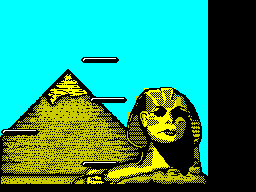

This game map was drawn from its Tiled (.tmx) file and the tilesets committed beside it. A one-line description and the full map source follow:
An orthogonal 32x24 tile map with 8x8 px tiles, 1 tile layer (platforms), 1 image layer and 1 object (player).

<map version="1.10" tiledversion="1.10.2" orientation="orthogonal" renderorder="right-down" width="32" height="24" tilewidth="8" tileheight="8" infinite="0" nextlayerid="4" nextobjectid="2">
 <tileset firstgid="1" source="../tilesets/platforms.tsx" />
 <imagelayer id="2" name="back">
  <image source="../../bomb_back.bmp" width="256" height="192" />
 </imagelayer>
 <layer id="1" name="platforms" width="32" height="24">
  <data encoding="csv">
0,0,0,0,0,0,0,0,0,0,0,0,0,0,0,0,0,0,0,0,0,0,0,0,0,0,0,0,0,0,0,0,
0,0,0,0,0,0,0,0,0,0,0,0,0,0,0,0,0,0,0,0,0,0,0,0,0,0,0,0,0,0,0,0,
0,0,0,0,0,0,0,0,0,0,0,0,0,0,0,0,0,0,0,0,0,0,0,0,0,0,0,0,0,0,0,0,
0,0,0,0,0,0,0,0,0,0,0,0,0,0,0,0,0,0,0,0,0,0,0,0,0,0,0,0,0,0,0,0,
0,0,0,0,0,0,0,0,0,0,0,0,0,0,0,0,0,0,0,0,0,0,0,0,0,0,0,0,0,0,0,0,
0,0,0,0,0,0,0,0,0,0,0,0,0,0,0,0,0,0,0,0,0,0,0,0,0,0,0,0,0,0,0,0,
0,0,0,0,0,0,0,0,0,0,0,0,0,0,0,0,0,0,0,0,0,0,0,0,0,0,0,0,0,0,0,0,
0,0,0,0,0,0,0,0,0,0,1,2,3,4,5,0,0,0,0,0,0,0,0,0,0,0,0,0,0,0,0,0,
0,0,0,0,0,0,0,0,0,0,0,0,0,0,0,0,0,0,0,0,0,0,0,0,0,0,0,0,0,0,0,0,
0,0,0,0,0,0,0,0,0,0,0,0,0,0,0,0,0,0,0,0,0,0,0,0,0,0,0,0,0,0,0,0,
0,0,0,0,0,0,0,0,0,0,0,0,0,0,0,0,0,0,0,0,0,0,0,0,0,0,0,0,0,0,0,0,
0,0,0,0,0,0,0,0,0,0,0,0,0,0,0,0,0,0,0,0,0,0,0,0,0,0,0,0,0,0,0,0,
0,0,0,0,0,0,0,0,0,0,0,1,2,3,4,5,0,0,0,0,0,0,0,0,0,0,0,0,0,0,0,0,
0,0,0,0,0,0,0,0,0,0,0,0,0,0,0,0,0,0,0,0,0,0,0,0,0,0,0,0,0,0,0,0,
0,0,0,0,0,0,0,0,0,0,0,0,0,0,0,0,0,0,0,0,0,0,0,0,0,0,0,0,0,0,0,0,
0,0,0,0,0,0,0,0,0,0,0,0,0,0,0,0,0,0,0,0,0,0,0,0,0,0,0,0,0,0,0,0,
1,2,3,4,5,0,0,0,0,0,0,0,0,0,0,0,0,0,0,0,0,0,0,0,0,0,0,0,0,0,0,0,
0,0,0,0,0,0,0,0,0,0,0,0,0,0,0,0,0,0,0,0,0,0,0,0,0,0,0,0,0,0,0,0,
0,0,0,0,0,0,0,0,0,0,0,0,0,0,0,0,0,0,0,0,0,0,0,0,0,0,0,0,0,0,0,0,
0,0,0,0,0,0,0,0,0,0,0,0,0,0,0,0,0,0,0,0,0,0,0,0,0,0,0,0,0,0,0,0,
0,0,0,0,0,0,0,0,0,0,1,2,3,4,5,0,0,0,0,0,0,0,0,0,0,0,0,0,0,0,0,0,
0,0,0,0,0,0,0,0,0,0,0,0,0,0,0,0,0,0,0,0,0,0,0,0,0,0,0,0,0,0,0,0,
0,0,0,0,0,0,0,0,0,0,0,0,0,0,0,0,0,0,0,0,0,0,0,0,0,0,0,0,0,0,0,0,
0,0,0,0,0,0,0,0,0,0,0,0,0,0,0,0,0,0,0,0,0,0,0,0,0,0,0,0,0,0,0,0
</data>
 </layer>
 <objectgroup id="3" name="objects">
  <object id="1" name="player" x="100.083" y="137.625" />
 </objectgroup>
</map>